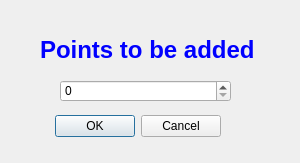
<?xml version="1.0" encoding="UTF-8"?>
<ui version="4.0">
 <class>add_points</class>
 <widget class="QDialog" name="add_points">
  <property name="geometry">
   <rect>
    <x>0</x>
    <y>0</y>
    <width>300</width>
    <height>163</height>
   </rect>
  </property>
  <property name="windowTitle">
   <string>Dialog</string>
  </property>
  <widget class="QDialogButtonBox" name="buttonBox">
   <property name="geometry">
    <rect>
     <x>50</x>
     <y>110</y>
     <width>171</width>
     <height>32</height>
    </rect>
   </property>
   <property name="orientation">
    <enum>Qt::Horizontal</enum>
   </property>
   <property name="standardButtons">
    <set>QDialogButtonBox::Cancel|QDialogButtonBox::Ok</set>
   </property>
  </widget>
  <widget class="QLabel" name="label">
   <property name="geometry">
    <rect>
     <x>40</x>
     <y>30</y>
     <width>231</width>
     <height>41</height>
    </rect>
   </property>
   <property name="text">
    <string>&lt;html&gt;&lt;head/&gt;&lt;body&gt;&lt;p&gt;&lt;span style=&quot; font-size:18pt; font-weight:600; color:#0000ff;&quot;&gt;Points to be added&lt;/span&gt;&lt;/p&gt;&lt;/body&gt;&lt;/html&gt;</string>
   </property>
  </widget>
  <widget class="QSpinBox" name="point">
   <property name="geometry">
    <rect>
     <x>60</x>
     <y>80</y>
     <width>171</width>
     <height>22</height>
    </rect>
   </property>
   <property name="maximum">
    <number>10000000</number>
   </property>
  </widget>
 </widget>
 <resources/>
 <connections>
  <connection>
   <sender>buttonBox</sender>
   <signal>accepted()</signal>
   <receiver>add_points</receiver>
   <slot>accept()</slot>
   <hints>
    <hint type="sourcelabel">
     <x>248</x>
     <y>254</y>
    </hint>
    <hint type="destinationlabel">
     <x>157</x>
     <y>274</y>
    </hint>
   </hints>
  </connection>
  <connection>
   <sender>buttonBox</sender>
   <signal>rejected()</signal>
   <receiver>add_points</receiver>
   <slot>reject()</slot>
   <hints>
    <hint type="sourcelabel">
     <x>316</x>
     <y>260</y>
    </hint>
    <hint type="destinationlabel">
     <x>286</x>
     <y>274</y>
    </hint>
   </hints>
  </connection>
 </connections>
</ui>
